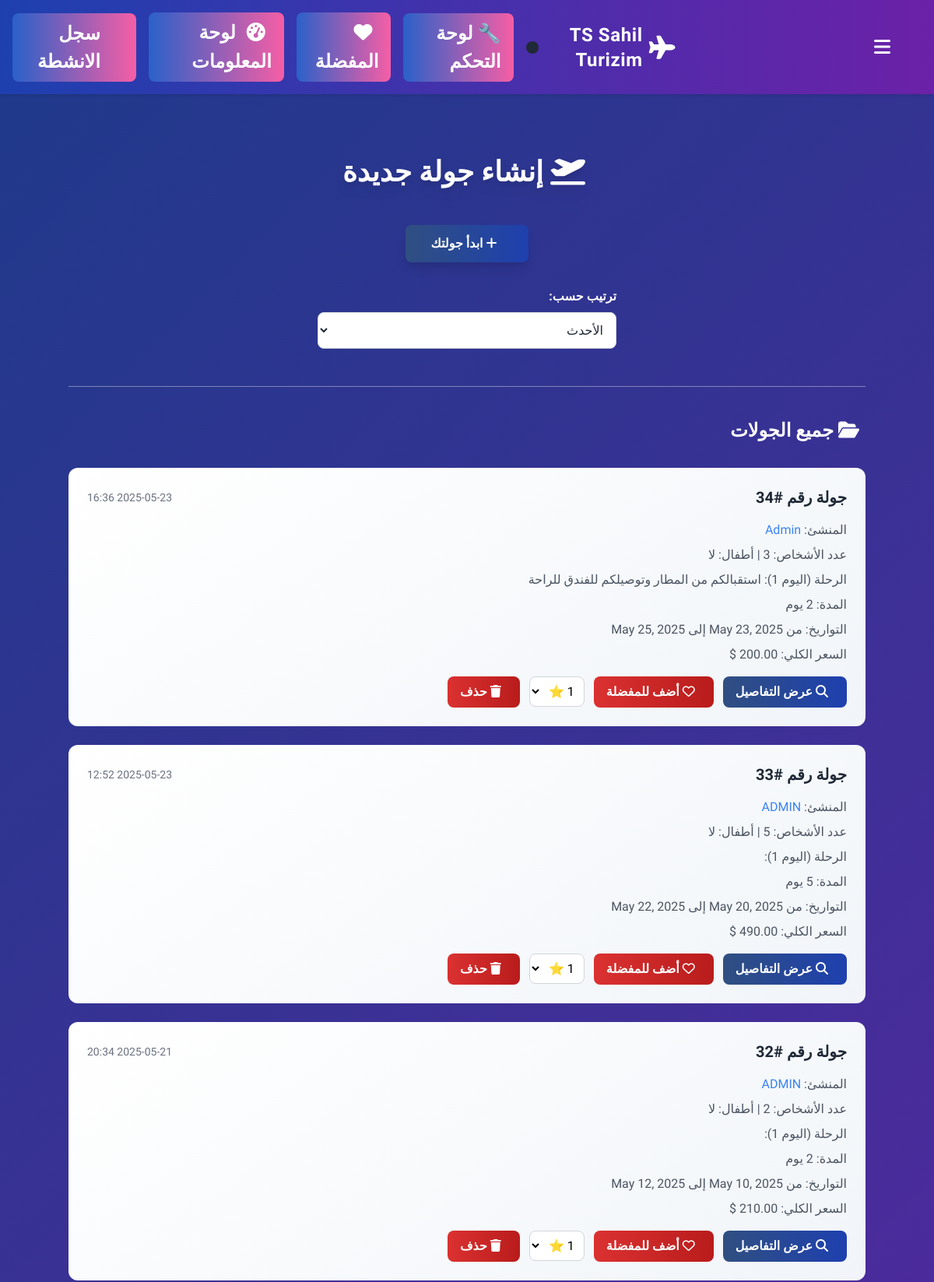
/tours/create/ (signed in, upper part), run on an earlier commit of the app's database.
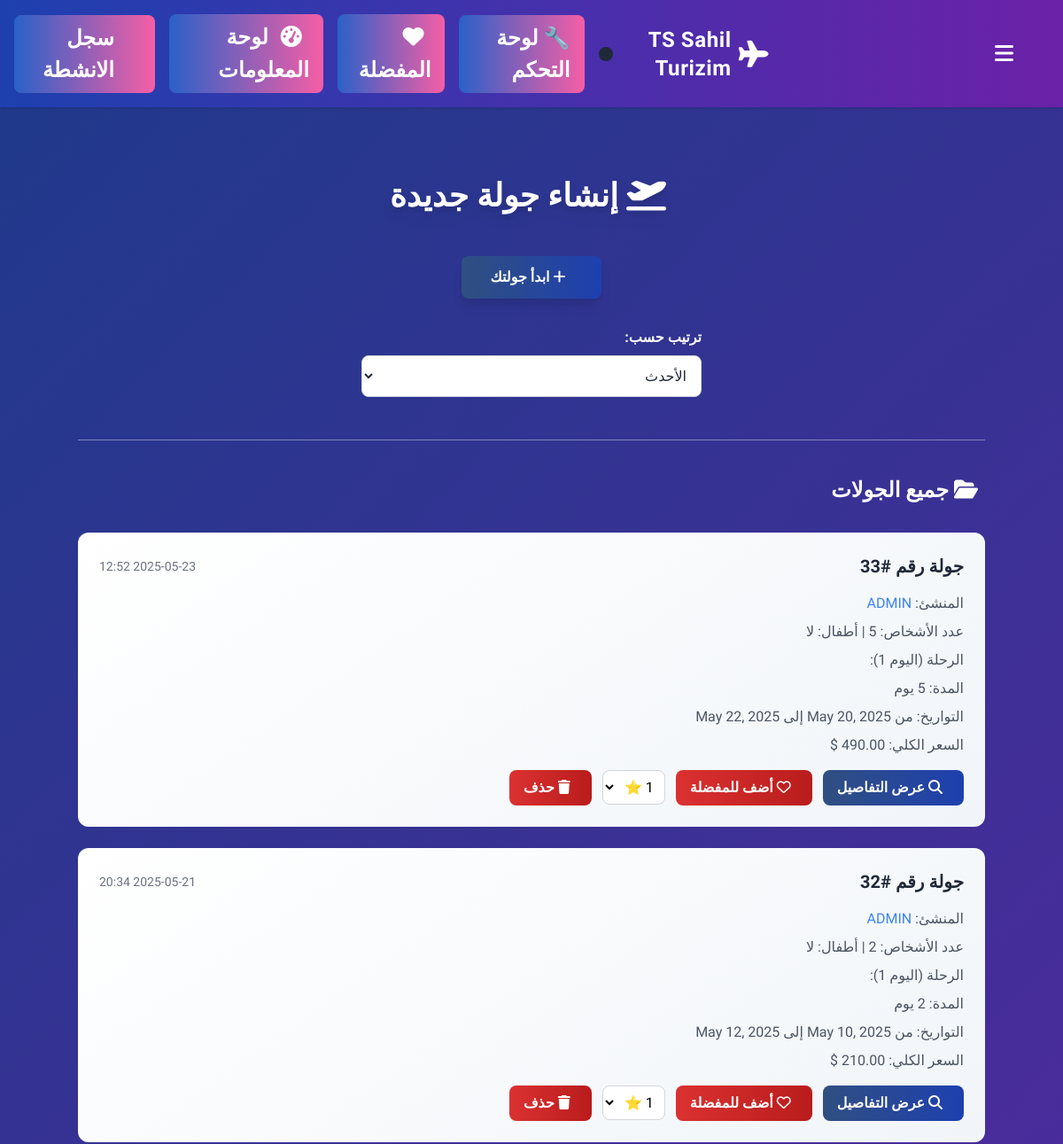
And on a later commit of the database.
### hotels/models.py (models this page shows, shortened)
class Tour(models.Model):
    user = models.ForeignKey(User, on_delete=models.CASCADE)
    num_people = models.PositiveIntegerField()
    has_kids = models.BooleanField(default=False)
    num_days = models.PositiveIntegerField()
    start_date = models.DateField()
    end_date = models.DateField()
    total_price = models.DecimalField(max_digits=10, decimal_places=2)
    created_at = models.DateTimeField(auto_now_add=True)
    rating = models.PositiveIntegerField(default=0)

class TourDay(models.Model):
    tour = models.ForeignKey(Tour, related_name='tour_days', on_delete=models.CASCADE)
    day_number = models.PositiveIntegerField()
    hotel = models.ForeignKey(Hotel, on_delete=models.CASCADE)
    journey = models.ForeignKey('Journey', on_delete=models.SET_NULL, null=True, blank=True)
    activity = models.CharField(max_length=200, blank=True)
    note = models.TextField(blank=True)
    price = models.DecimalField(max_digits=6, decimal_places=2, default=0)

class Journey(models.Model):
    name = models.CharField(max_length=200)
    description = models.TextField()
    icon = models.CharField(max_length=50, blank=True, help_text="مثال: 🏕🌲🌴")

### hotels/views.py (the view, shortened to what this page needs)
# urls.py: path('tours/create/', create_tour, name='create_tour'),
@login_required
def create_tour(request):
    user_tours = Tour.objects.filter(user=request.user).order_by('-created_at')
    tours = Tour.objects.all().order_by('-created_at')
    user_ratings = {r.tour.id: r.rating for r in TourRating.objects.filter(user=request.user)}
    user_favorites = set(FavoriteTour.objects.filter(user=request.user).values_list('tour_id', flat=True))
    sort = request.GET.get('sort', 'newest')  # القيمة الافتراضية
    if sort == 'oldest':
        tours = Tour.objects.all().order_by('created_at')
    elif sort == 'expensive':
        tours = Tour.objects.all().order_by('-total_price')
    elif sort == 'cheapest':
        tours = Tour.objects.all().order_by('total_price')
    else:  # newest
     tours = Tour.objects.all().order_by('-created_at')
    return render(request, 'hotels/create_tour.html', {
        'user_tours': user_tours,
        'tours': tours,
        'user_ratings': user_ratings,
        'user_favorites': user_favorites,
        'star_range' : [1, 2 , 3 , 4 , 5],
    })

### hotels/templatetags/custom_filters.py (called while the page is built)
@register.filter
def get_item(dictionary, key):
    return dictionary.get(key)

### hotels/templates/hotels/create_tour.html (shortened to what the changed rows need)
{% extends 'hotels/base.html' %}
{% block content %}
{% load custom_filters %}
<link href="https://cdn.jsdelivr.net/npm/tailwindcss@2.2.19/dist/tailwind.min.css" rel="stylesheet">
<link href="https://cdnjs.cloudflare.com/ajax/libs/font-awesome/6.4.0/css/all.min.css" rel="stylesheet">
<div class="min-h-screen py-12 px-4 sm:px-6 lg:px-8">
  <div class="max-w-5xl mx-auto">
    <div class="text-center mb-12">
      <h2 class="text-4xl font-bold text-white drop-shadow-lg">
        <i class="fas fa-plane-departure mr-2"></i> إنشاء جولة جديدة
      </h2>
    </div>
    {% for tour in tours %}
      <div class="tour-card rounded-xl p-6 mb-6">
        <div class="flex justify-between items-center mb-4">
          <h5 class="text-xl font-bold text-gray-800">جولة رقم #{{ tour.id }}</h5>
          <span class="text-gray-500 text-sm">{{ tour.created_at|date:"Y-m-d H:i" }}</span>
        </div>
        <div class="space-y-2">
          <p class="text-gray-600"><span class="font-medium">المنشئ:</span> <a href="{% url 'user_profile' tour.user.username %}" class="text-blue-500 hover:underline">{{ tour.user.username }}</a></p>
          <p class="text-gray-600"><span class="font-medium">عدد الأشخاص:</span> {{ tour.num_people }} | <span class="font-medium">أطفال:</span> {{ tour.has_kids|yesno:"نعم,لا" }}</p>
          <p class="text-gray-600"><span class="font-medium">الرحلة (اليوم 1):</span> {{ tour.tour_days.first.journey.name }} {{ tour.tour_days.first.journey.icon }}</p>
          <p class="text-gray-600"><span class="font-medium">المدة:</span> {{ tour.num_days }} يوم</p>
          <p class="text-gray-600 mt-1"><span class="font-medium">التواريخ:</span> من {{ tour.start_date }} إلى {{ tour.end_date }}</p>
          <p class="text-gray-600"><span class="font-medium">السعر الكلي:</span> {{ tour.total_price }} $</p>
        </div>
        <div class="flex gap-3 mt-4">
          <a href="{% url 'view_tour_detail' tour.id %}" class="btn-primary text-white font-semibold py-2 px-4 rounded-lg">
            <i class="fas fa-search mr-2"></i> عرض التفاصيل
          </a>
          {% if user == tour.user or user.is_superuser %}
            <form method="post" action="{% url 'toggle_favorite' tour.id %}" class="inline">
              <button type="submit" class="btn-danger text-white font-semibold py-2 px-4 rounded-lg">
                {% if tour.id in user_favorites %}
                  <i class="fas fa-heart mr-2"></i> مفضلة
                {% else %}
                  <i class="far fa-heart mr-2"></i> أضف للمفضلة
                {% endif %}
              </button>
            </form>
            <form method="post" action="{% url 'rate_tour' tour.id %}" class="inline">
  <select name="rating" onchange="this.form.submit()" class="p-2 rounded-lg border border-gray-300 text-black bg-white">
    {% for i in star_range %}
      <option value="{{ i }}" {% if user_ratings|get_item:tour.id == i %}selected{% endif %}>
        {{ i }} ⭐
      </option>
    {% endfor %}
  </select>
</form>
            <form action="{% url 'delete_tour' tour.id %}" method="post" class="inline">
              <button type="submit" class="btn-danger text-white font-semibold py-2 px-4 rounded-lg">
                <i class="fas fa-trash mr-2"></i> حذف
              </button>
            </form>
          {% endif %}
        </div>
      </div>
    {% empty %}
      <p class="text-gray-300 text-center text-lg">
        <i class="fas fa-ban mr-2"></i> لا توجد جولات محفوظة بعد.
      </p>
    {% endfor %}
  </div>
</div>
{% endblock %}

What changed in the data, as far as the page shows it:
removed Tour: id "34", created_at "2025-05-23 16:36", user.username "Admin", has_kids "لا", tour_days.first.journey.name "استقبالكم من المطار وتوصيلكم للفندق للراحة", num_days "2", end_date "May 25, 2025", total_price "200.00", shows "أضف للمفضلة"
